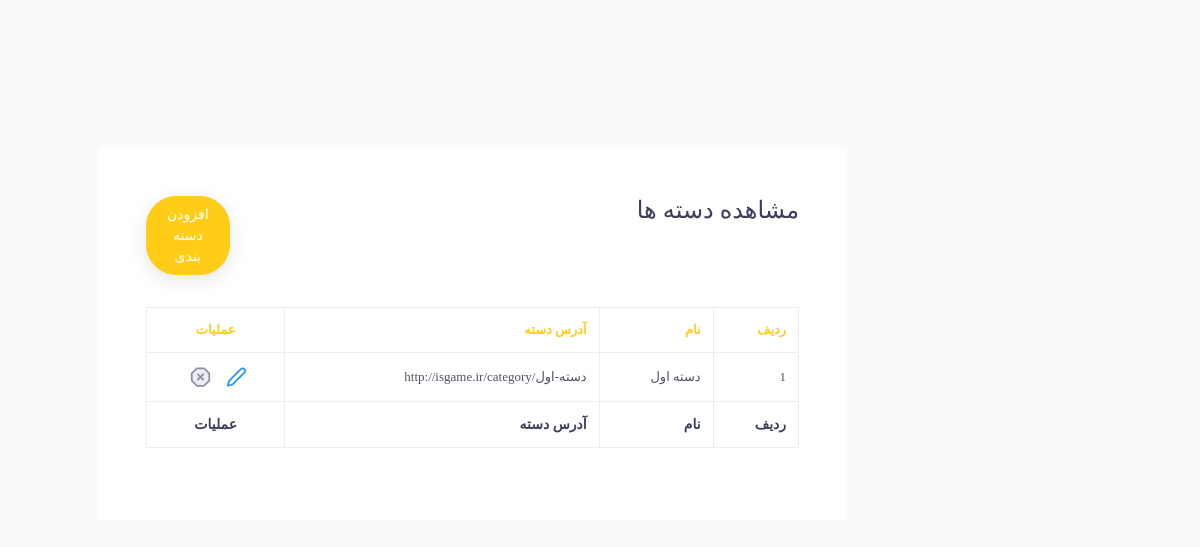
/dashbaord/category, run on an earlier commit of the app's database.
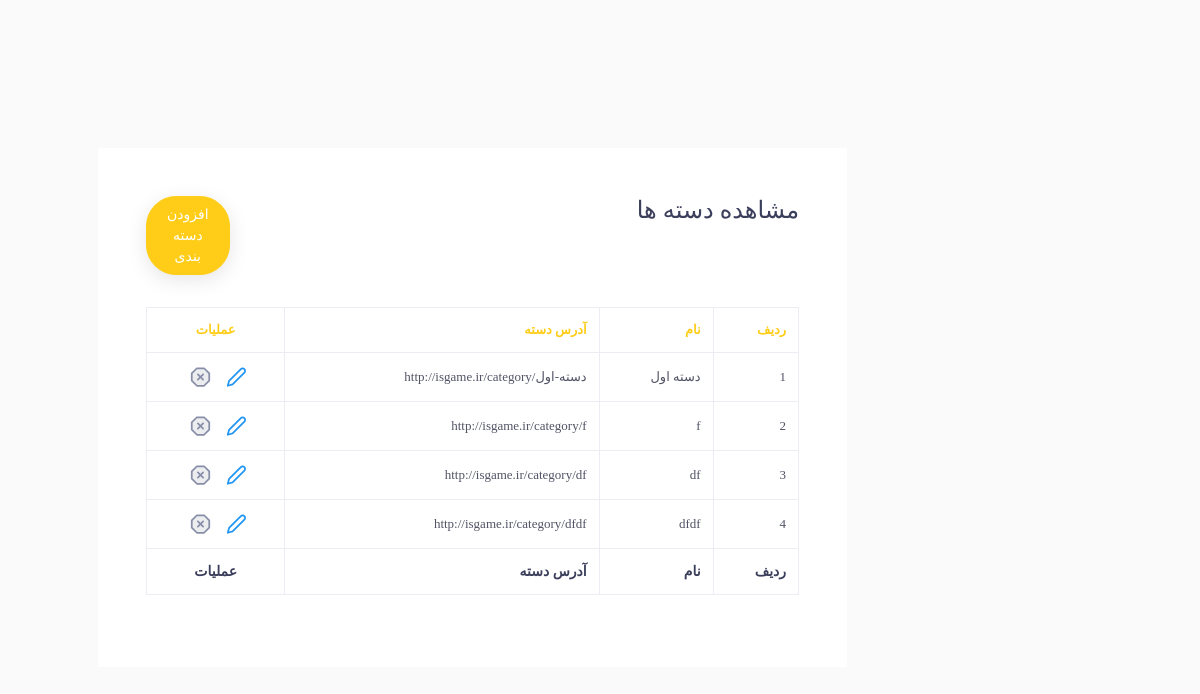
And on a later commit of the database.
### Post/models.py (models this page shows, shortened)
class ArticleCategories(models.Model):
    title = models.CharField(max_length=50, verbose_name="عنوان دسته")
    url = models.TextField(unique=True, verbose_name="آدرس دسته بندی")

### SiteModule/models.py (models this page shows)
class PublicSettings(models.Model):
    title=models.CharField(max_length=100)
    description=models.TextField()
    socialLinks=models.OneToOneField(SocialMediaLink,on_delete=models.CASCADE,unique=True,blank=True,null=True)
    url=models.URLField(default="isgame.ir")
    email=models.EmailField(default="admin@gmail.com")
    logoIcon=models.ImageField(upload_to='SiteSetting/Logo',null=True,blank=True)
    logoSite=models.ImageField(upload_to='SiteSetting/Logo',null=True,blank=True)
    post_per_homePage=models.IntegerField(max_length=3,default=10)
    post_per_cat=models.IntegerField(max_length=3,default=10)
    is_Register=models.BooleanField(default=1)
    is_Comment=models.BooleanField(default=1)

### Post/views.py (the view)
# urls.py: path('category',views.CategoryManger.as_view(),name="category_admin"),
class CategoryManger(ListView):
    template_name = 'Post/listCategory.html'
    model = ArticleCategories
    context_object_name = 'data'

### admin_panel/context_processors.py (called while the page is built)
def SiteInformations(request):
	site = PublicSettings.objects.latest('-id')
	return {
	'title': site.title,
	'url': site.url,
    'logoIcon':site.logoIcon.url,
    'logoSite':site.logoSite.url
	}

### Post/templates/Post/listCategory.html (shortened to what this page needs)
{% extends 'shared/base.html' %}
{% load static %}
{% block header_reference %}
    <link href="{% static 'admin_panel/assets/css/tables/table-basic.css' %}" rel="stylesheet" type="text/css">
{% endblock %}
{% block content %}
    {% load poll_extras %}
    <div class="col-lg-10 mx-auto mt-5 ">
        <div class="table-responsive bg-white p-5">
            <div class="widget-header">
                <div class="row">
                    <div class="col-xl-10 col-md-10 col-sm-10 col-10 mb-4 ">
                        <h4>مشاهده دسته ها</h4>
                    </div>
                    <div class="col-md-2 mb-4">
                        <a href="{% url 'category_add_admin'  %}" class="btn btn-primary mb-2 mr-2 btn-rounded">افزودن
                            دسته بندی</a>
                    </div>
                </div>
            </div>
            <table class="table table-bordered table-hover table-condensed mb-4">
                <thead>
                <tr>
                    <th>ردیف</th>
                    <th>نام</th>
                    <th>آدرس دسته</th>
                    <th class="text-center">عملیات</th>
                </tr>
                </thead>
                <tbody>
                {% for item in data %}
                    <tr>
                        <td>
                            {{ forloop.counter }}
                        </td>
                        <td>
                            {{ item.title }}
                        </td>
                        <td style="direction:ltr">{{url}}/category/{{item.url}}
                        </td>
                            <td class="text-center">
                            <ul class="table-controls">
                                <li>
                                    <a href="{% url 'category_edit_admin' id=item.id  %}"
                                       style="margin-right: 1x;color: red"
                                       class="bs-tooltip mr-2 text-or" data-toggle="tooltip" data-placement="top"
                                       title="" data-original-title="ویرایش">
                                        <svg xmlns="http://www.w3.org/2000/svg" width="24" height="24"
                                             viewBox="0 0 24 24" fill="none" stroke="currentColor" stroke-width="2"
                                             stroke-linecap="round" stroke-linejoin="round"
                                             class="feather feather-edit-2 text-info">
                                            <path d="M17 3a2.828 2.828 0 1 1 4 4L7.5 20.5 2 22l1.5-5.5L17 3z"></path>
                                        </svg>
                                    </a>
                                    <a href="{% url 'category_delete_admin' item.id %}"
                                       style="margin-right: 3px;color: red"
                                       class="bs-tooltip  text-or" data-toggle="tooltip" data-placement="top"
                                       title="" data-original-title="حذف">
                                    </a>
                                </li>
                            </ul>
                        </td>
                    </tr>
                {% endfor %}
                </tbody>
                <tfoot>
                <tr>
                    <th>ردیف</th>
                    <th>نام</th>
                    <th>آدرس دسته</th>
                    <th class="text-center">عملیات</th>
                </tr>
                </tfoot>
            </table>
        </div>
    </div>
{% endblock %}

What changed in the data, as far as the page shows it:
added ArticleCategories: title "f", {{ url }} "http://isgame.ir", url "f"
added ArticleCategories: title "df", {{ url }} "http://isgame.ir", url "df"
added ArticleCategories: title "dfdf", {{ url }} "http://isgame.ir", url "dfdf"
